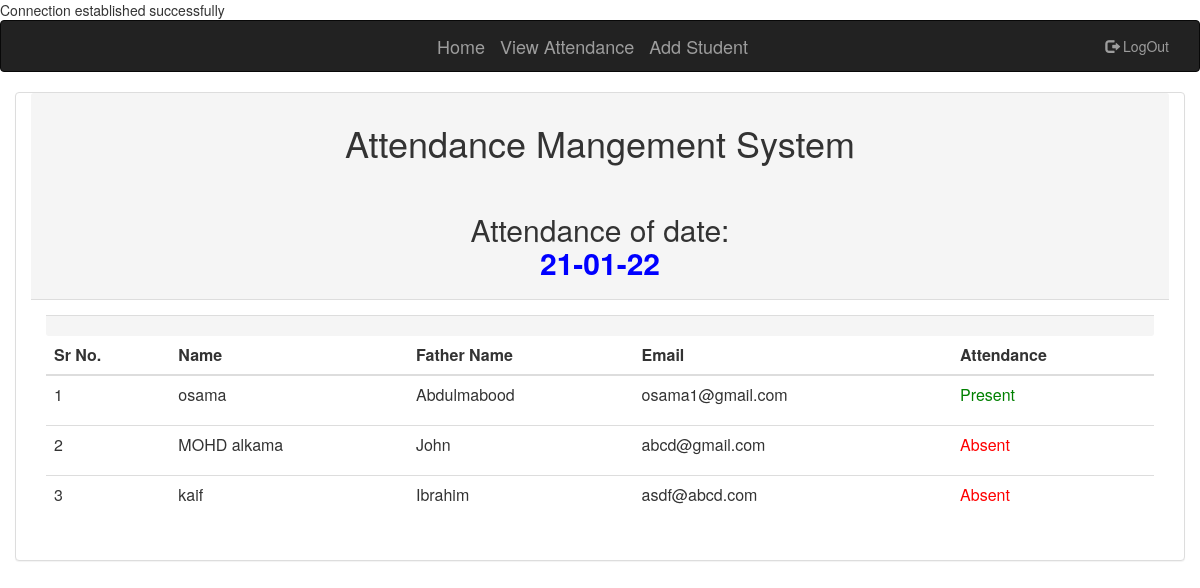
Screenshot of /viewp.php?date=21-01-22 with the database file from the repository.
### tables this page shows
CREATE TABLE `attendance` (
  `at_id` int(11) NOT NULL,
  `value` varchar(50) NOT NULL,
  `emp_id` int(11) NOT NULL,
  `date` varchar(30) NOT NULL
);

CREATE TABLE `emp` (
  `emp_id` int(11) NOT NULL,
  `name` varchar(50) NOT NULL,
  `fname` varchar(50) NOT NULL,
  `email` varchar(100) NOT NULL
);

### viewp.php (the view, shortened to what this page needs)
<?php include_once("connection.php"); ?>
<!DOCTYPE html>
<html lang="en">
<head>
  <link rel="stylesheet" href="https://maxcdn.bootstrapcdn.com/bootstrap/3.4.1/css/bootstrap.min.css">
</head>
<body>
<?php include_once("nav.php"); ?>
<div class="panel panel-default container">
<div class="panel-heading">
    <h1 style="text-align: center;">Attendance Mangement System</h1><br>
    <h2 style="text-align: center;">Attendance of date: <?php
       if($_GET){
           $date=$_GET['date'];
           ?>
           <p style="font-weight: bold; color:Blue"><?php echo $date ?></p>
           <?php
       }?></h2>
</div>
<div class="panel-body">
<form method="post">
<table class="table">
<thead>
<tr>
    <th>Sr No.</th>
    <th>Name</th>
    <th>Father Name</th>
    <th>Email</th>
    <th>Attendance</th>
</tr>
</thead>
       <?php
       if($_GET){
           $date=$_GET['date'];
            $query="SELECT emp.*,attendance.* FROM attendance
            inner join emp on attendance.emp_id=emp.emp_id and attendance.date='$date'";
            $result=$link->query($query);
            if ($result->num_rows>0){
                $i=0;
                while($val=$result->fetch_assoc()){
                    $i++;
       ?>
<tr>
    <td><?php echo $i; ?></td>
    <td><?php echo $val['name'];?></td>
    <td><?php echo $val['fname'];?></td>
    <td><?php echo $val['email'];?></td>
    <td>
        <?php
        if($val['value']=='Present'){?>
        <p style="color:Green">Present</p>
        <?php }?>
        <?php
        if($val['value']=='Absent'){?>
        <p style="color:Red">Absent</p>
        <?php }?>
    </td>
</tr>
<?php } } } ?>
</div>
<div class="panel-footer">
</div>
</div>
</body>
</html>

### nav.php (shortened to what this page needs)
<nav class="navbar navbar-inverse">
  <div class="container-fluid">
    <div class="collapse navbar-collapse" id="myNavbar">
      <ul class="nav navbar-nav navbar-center">
      <li><a class="navbar-brand" href="home.php">Home</a></li>
      <li><a class="navbar-brand" href="view.php">View Attendance</a></li>
      <li><a class="navbar-brand" href="add.php">Add Student</a></li>
      </ul>
      <ul class="nav navbar-nav navbar-right">
        <li><a href="log/logout.php"><span class="glyphicon glyphicon-log-out"></span> LogOut</a></li>
      </ul>
    </div>
  </div>
</nav>

### viewp.php (style rules this page uses)
.navbar-nav.navbar-center { position: absolute; left: 50%; transform: translatex(-50%); }

### rows the page displays
attendance: emp.name "osama", emp.fname "Abdulmabood", emp.email "osama1@gmail.com", value "Present"
attendance: emp.name "MOHD alkama", emp.fname "John", emp.email "abcd@gmail.com", value "Absent"
attendance: emp.name "kaif", emp.fname "Ibrahim", emp.email "asdf@abcd.com", value "Absent"

### other values shown
$date "21-01-22"
